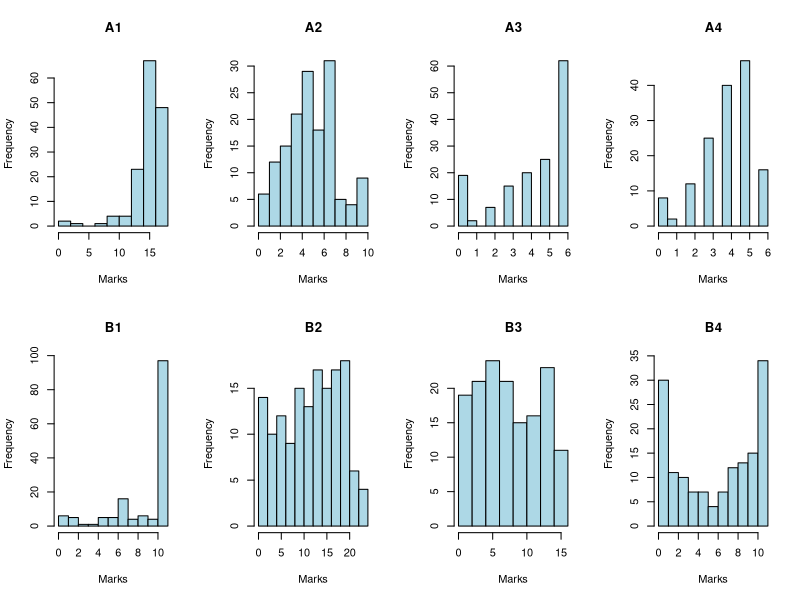
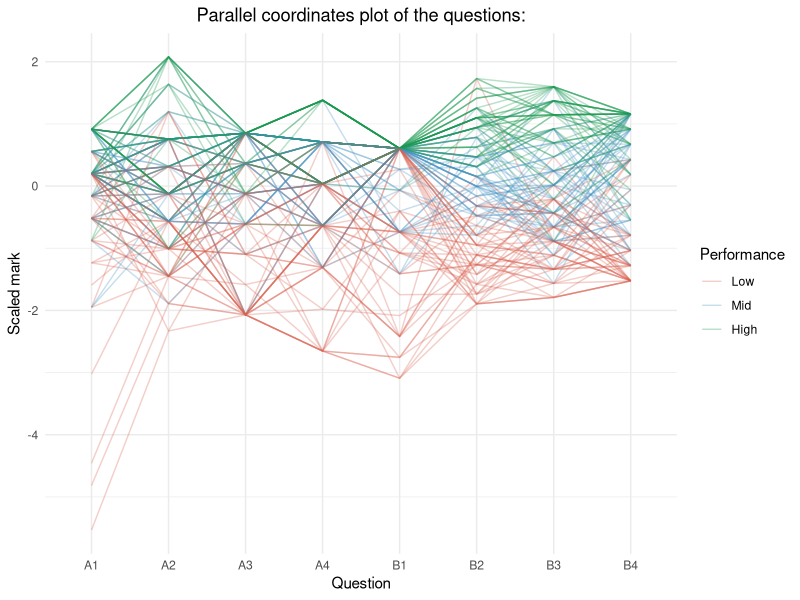
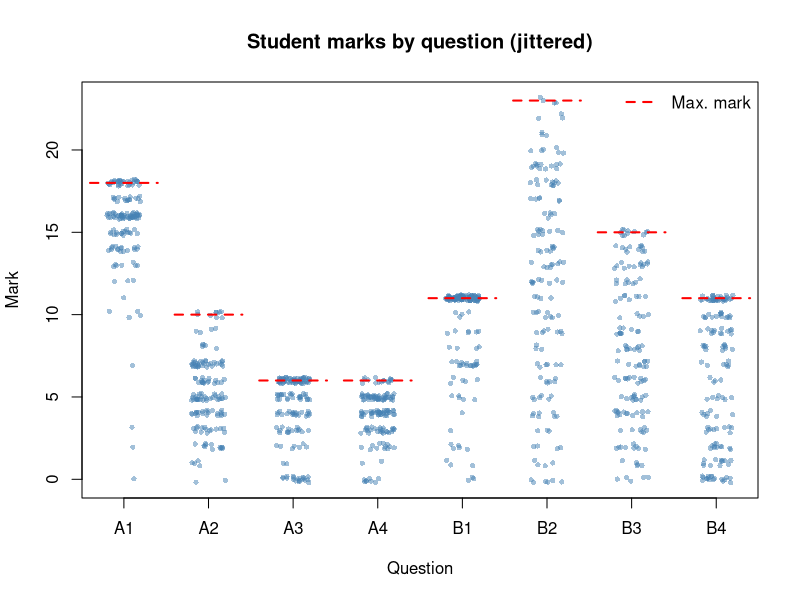
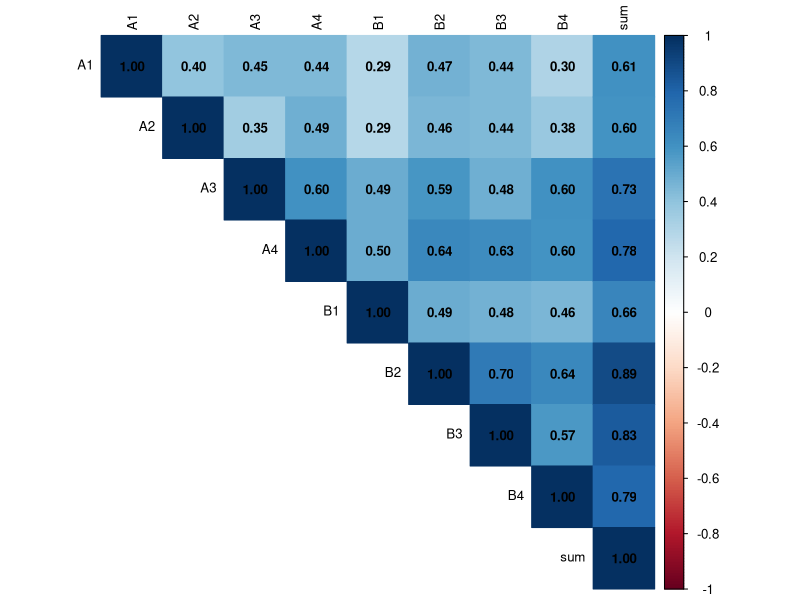
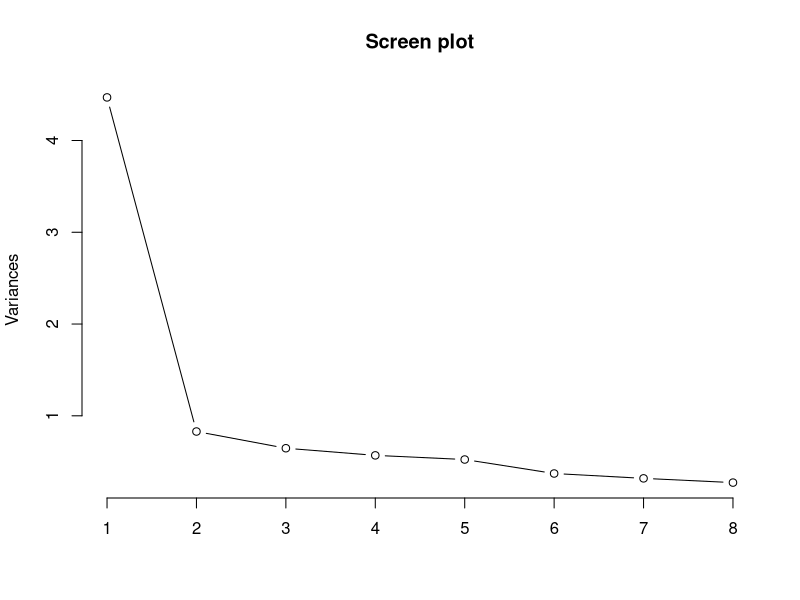
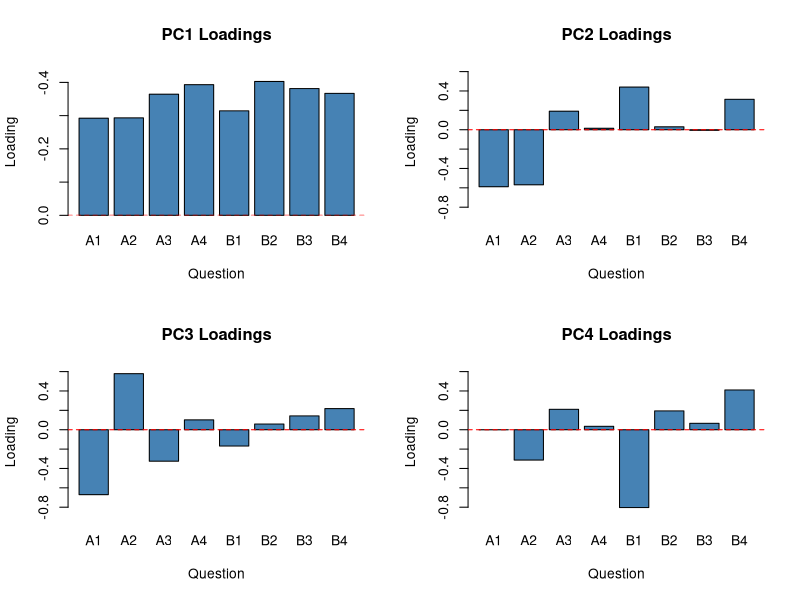
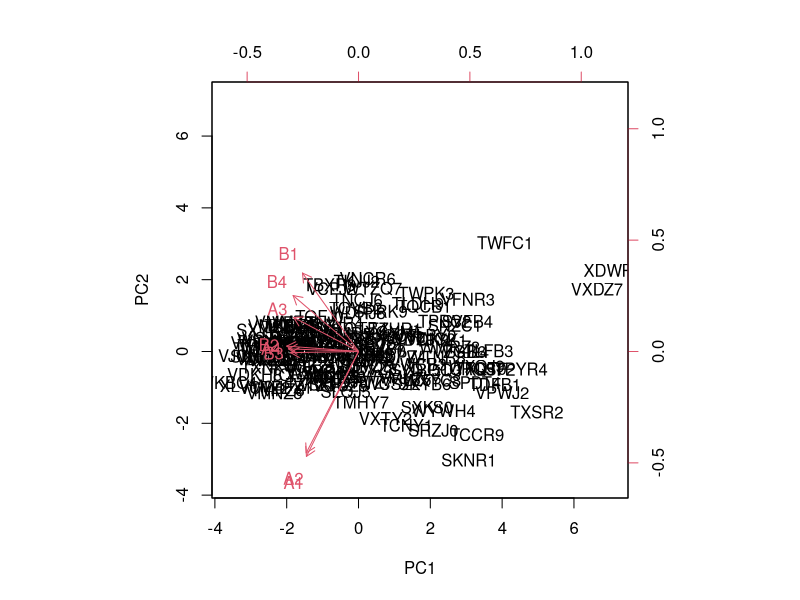
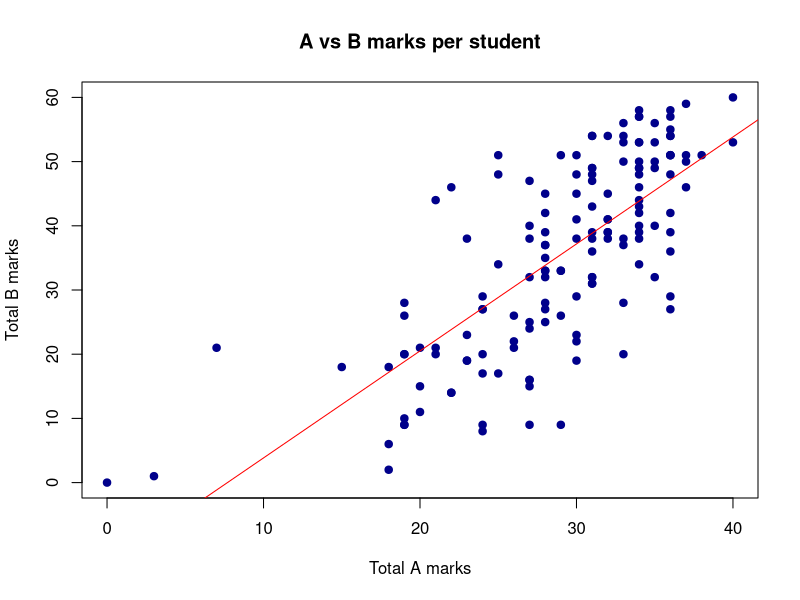

Here is the R script that generated these plots, in order:
## ---- chunk 1
knitr::opts_chunk$set(echo = TRUE)
## ---- chunk 2
raw <- read.table(
    "200120178exammarks.dat",
    header    = TRUE, # first line holds column names (A1 A2 ... sum)
    row.names = 1 # first column holds row labels (student IDs / max.)
)
marks <- raw[rownames(raw) != "max.", ]
marks_q <- marks[, -9]
## ---- chunk 3
par(mfrow = c(2, 4))
for (q in names(marks_q)) {
    hist(marks_q[[q]], main = q, xlab = "Marks", col = "lightblue")
}
par(mfrow = c(1, 1))
## ---- chunk 4
marks_pc <- marks_q
marks_pc$total <- marks$sum
questions <- colnames(marks_q)
breaks <- quantile(marks_pc$total, probs = c(0, 1 / 3, 2 / 3, 1))
marks_pc$performance <- cut(marks_pc$total,
    breaks = breaks,
    labels = c("Low", "Mid", "High"),
    include.lowest = TRUE
)
# Parallel coordinates plot
library(GGally)
ggparcoord(marks_pc,
    columns     = seq_along(questions), # question columns only
    groupColumn = "performance",
    # scale       = "uniminmax", # scale each axis to [0, 1]
    alphaLines  = 0.3
) +
    scale_color_manual(values = c(
        "Low"  = "#d6604d",
        "Mid"  = "#4393c3",
        "High" = "#1a9850"
    )) +
    labs(title="Parallel coordinates plot of the questions:",
        x     = "Question",
        y     = "Scaled mark",
        color = "Performance"
    ) +
    theme_minimal(base_size = 11)+
  theme(plot.title = element_text(hjust = 0.5))
## ---- chunk 5
q_index <- rep(seq_along(questions), each = nrow(marks_q))
max_marks <- raw["max.", ]
mark_vec <- unlist(marks_q)

# Jitter plot — reveals distribution of discrete marks per question
plot(jitter(q_index), jitter(mark_vec),
    xlab = "Question", ylab = "Mark",
    xaxt = "n", # suppress default x-axis
    pch = 16, cex = 0.7, # solid small dots
    col = adjustcolor("steelblue", alpha.f = 0.5),
    main = "Student marks by question (jittered)"
)

axis(1, at = seq_along(questions), labels = questions)

# Add max-mark reference lines for each question
segments(
    x0 = seq_along(questions) - 0.4,
    x1 = seq_along(questions) + 0.4,
    y0 = as.numeric(max_marks[questions]),
    col = "red", lwd = 2, lty = 2
)

legend("topright", legend = "Max. mark", col = "red", lty = 2, lwd = 2, bty = "n")
## ---- chunk 6
cor_mat <- cor(raw[-1,])
round(cor_mat, 2)
## ---- chunk 7
library(corrplot)
corrplot(cor_mat,
    method       = "color", # coloured heatmap
    type         = "upper", # only upper triangle (cleaner)
    addCoef.col  = "black", # add correlation numbers
    tl.col       = "black", # text label colour
    number.cex   = 0.8, # size of the numbers
    tl.cex       = 0.8
)
## ---- chunk 8
pca <- prcomp(marks_q, scale. = TRUE)
summary(pca) # % variance explained
## ---- chunk 9
plot(pca, type = "l", main = "Screen plot")
pca$rotation # loadings
## ---- chunk 10
par(mfrow = c(2, 2))
for (i in 1:4) {
    ylim_i <- if (i == 1) c(0, min(pca$rotation[, 1]) * 1.1) else range(pca$rotation[, 1:4]) * 1.1
    barplot(pca$rotation[, i],
        main      = paste0("PC", i, " Loadings"),
        ylab      = "Loading",
        xlab      = "Question",
        col       = "steelblue",
        names.arg = rownames(pca$rotation),
        ylim      = ylim_i
    )
    abline(h = 0, lty = 2, col = "red")
}
par(mfrow = c(1, 1))
## ---- chunk 11
biplot(pca, scale = 0)

## ---- chunk 12
A_mean <- apply(marks_q[, 1:4], 2, mean)
B_mean <- apply(marks_q[, 5:8], 2, mean)

## ---- chunk 13
marks_q$A_total <- rowSums(marks_q[, 1:4])
marks_q$B_total <- rowSums(marks_q[, 5:8])

plot(marks_q$A_total, marks_q$B_total,
    xlab = "Total A marks", ylab = "Total B marks",
    pch = 19, col = "darkblue",
    main = "A vs B marks per student"
)
abline(lm(B_total ~ A_total, data = marks_q), col = "red")
marks_q$A_total <- NULL
marks_q$B_total <- NULL
## ---- chunk 14
model <- lm(sum ~ A1 + A2 + A3 + A4 + B1 + B2 + B3 + B4, data = marks)
summary(model)
